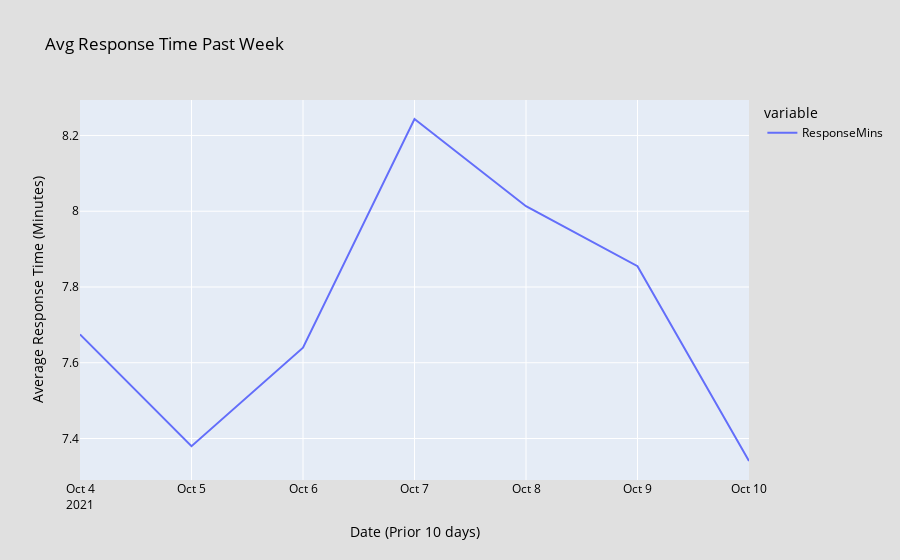

The code cell stored with this chart in its notebook:
### Code cell
fig = px.line(df,title = 'Avg Response Time Past Week')
# GREY = AGGREGATE DATA
fig.update_layout(paper_bgcolor="#e0e0e0",
                 font_color="black",
                 xaxis_title="Date (Prior 10 days)",
                  yaxis_title="Average Response Time (Minutes)")

fig.show()

### Figure 1 — Plotly figure (JSON) as saved in the notebook; plotly's stock layout.template omitted (floating-point values rounded to 4 significant figures)
{"data": [{"hovertemplate": "variable=ResponseMins<br>dispatch_dttm=%{x}<br>value=%{y}<extra></extra>", "legendgroup": "ResponseMins", "line": {"color": "#636efa", "dash": "solid"}, "marker": {"symbol": "circle"}, "mode": "lines", "name": "ResponseMins", "orientation": "v", "showlegend": true, "type": "scatter", "x": ["2021-10-04T00:00:00", "2021-10-05T00:00:00", "2021-10-06T00:00:00", "2021-10-07T00:00:00", "2021-10-08T00:00:00", "2021-10-09T00:00:00", "2021-10-10T00:00:00"], "xaxis": "x", "y": [7.675, 7.38, 7.64, 8.243, 8.013, 7.855, 7.341], "yaxis": "y"}], "layout": {"font": {"color": "black"}, "legend": {"title": {"text": "variable"}, "tracegroupgap": 0}, "paper_bgcolor": "#e0e0e0", "title": {"text": "Avg Response Time Past Week"}, "xaxis": {"anchor": "y", "domain": [0, 1], "title": {"text": "Date (Prior 10 days)"}}, "yaxis": {"anchor": "x", "domain": [0, 1], "title": {"text": "Average Response Time (Minutes)"}}}}
